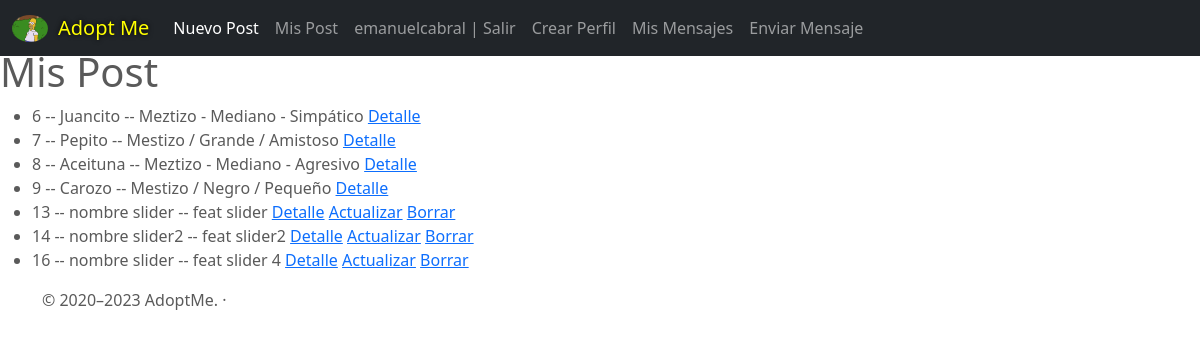
Screenshot of /post/list (signed in) with the database file from the repository.
### AdoptMe/models.py (models this page shows)
class Profile(models.Model):
    user = models.OneToOneField(to=User, on_delete=models.CASCADE, related_name="profile")
    instagram = models.CharField(max_length=100)
    imagen = models.ImageField(upload_to="profiles")

class Post(models.Model):
    nombre_carousel = models.CharField(max_length=30)
    caracteristicas_carousel = models.CharField(max_length=50)
    nombre = models.CharField(max_length=15)
    caracteristicas = models.CharField(max_length=250)
    editor = models.ForeignKey(to=User, on_delete=models.CASCADE, related_name='editor')
    imagen = models.ImageField(upload_to="posts")
    creado_el = models.DateTimeField(auto_now_add = True)
    def __str__(self):
        return f"{self.id} -- {self.nombre_carousel} -- {self.caracteristicas_carousel}"

### AdoptMe/views.py (the view)
# urls.py: path('post/list', PostList.as_view(), name="post-list"),
class PostList(ListView):
    model = Post
    context_object_name = "posts"

### AdoptMe/templates/AdoptMe/post_list.html (shortened to what this page needs)
{% extends "AdoptMe/base.html" %}
{% block main %}
    <h1>Mis Post</h1>
    <ul>
    {% for post in object_list %}
    <li>
        {{post}}
        <a href="{% url 'post-detail' post.id %}"> Detalle</a>
        {% if user.is_authenticated and post.editor == user %}
            <a href="{% url 'post-update' post.id %}"> Actualizar</a>
            <a href="{% url 'post-delete' post.id %}"> Borrar</a>
        {% endif %}
    </li>
    {% endfor %}
    </ul>
{% endblock %}

### AdoptMe/templates/AdoptMe/base.html (shortened to what this page needs)
<!DOCTYPE html>
<html lang="en">
<head>
    {% load static %}
<link href= "{% static 'AdoptMe/css/bootstrap.min.css' %}" rel="stylesheet">
    <link href="{% static 'AdoptMe/css/carousel.css' %}" rel="stylesheet">
</head>
  <body>
    <header>
      <nav class="navbar navbar-expand-md navbar-dark fixed-top bg-dark">
        <div class="container-fluid">
          {% if user.profile.imagen %}
            <a href="{% url 'profile-update' user.profile.id %}">
            <img src="{{user.profile.imagen.url}}" height="100%" width="36px" style="border-radius: 50%; margin-right:10px">
            </a>
          {% endif %}
            <a class="navbar-brand" href="{% url 'index' %}" style="color:yellow; text-shadow: 0 0 5px #000;"> Adopt Me</a>
          <div class="collapse navbar-collapse" id="navbarCollapse">
            <ul class="navbar-nav me-auto mb-2 mb-md-0">
              <li class="nav-item">
                <a class="nav-link active" aria-current="page" href="{% url 'post-create' %}">Nuevo Post</a>
              </li>
              <li class="nav-item">
                <a class="nav-link" href="{% url 'post-list' %}">Mis Post</a>
              </li>
            {% if user.is_authenticated %}
                <li class="nav-item">
                    <a class="nav-link" href="{% url 'logout' %}"> {{user.username}} | Salir</a>
                </li>
                <li class="nav-item">
                    <a class="nav-link" href="{% url 'profile-create' %}">Crear Perfil</a>
                </li>
                <li class="nav-item">
                    <a class="nav-link" href="{% url 'mensaje-list' %}">Mis Mensajes</a>
                </li>
            {% endif %}
                <li class="nav-item">
                    <a class="nav-link" href="{% url 'mensaje-create' %}">Enviar Mensaje</a>
                </li>
            </ul>
          </div>
        </div>
      </nav>
    </header>
    {% block main %}
    {% endblock %}
  <footer class="container">
    <p class="float-end">
    <p>© 2020–2023 AdoptMe. ·
  </footer>
  </body>
</html>

### AdoptMe/static/AdoptMe/css/carousel.css (style rules this page uses)
body { padding-top: 3rem; padding-bottom: 3rem; color: #5a5a5a; }

### rows the page displays
Post: id+nombre_carousel+caracteristicas_carousel "6 -- Juancito -- Meztizo - Mediano - Simpático"
Post: id+nombre_carousel+caracteristicas_carousel "7 -- Pepito -- Mestizo / Grande / Amistoso"
Post: id+nombre_carousel+caracteristicas_carousel "8 -- Aceituna -- Meztizo - Mediano - Agresivo"
Post: id+nombre_carousel+caracteristicas_carousel "9 -- Carozo -- Mestizo / Negro / Pequeño"
Post: id+nombre_carousel+caracteristicas_carousel "13 -- nombre slider -- feat slider", shows "Actualizar"
Post: id+nombre_carousel+caracteristicas_carousel "14 -- nombre slider2 -- feat slider2", shows "Actualizar"
Post: id+nombre_carousel+caracteristicas_carousel "16 -- nombre slider -- feat slider 4", shows "Actualizar"

### other values shown
{{ user.username }} "emanuelcabral"
